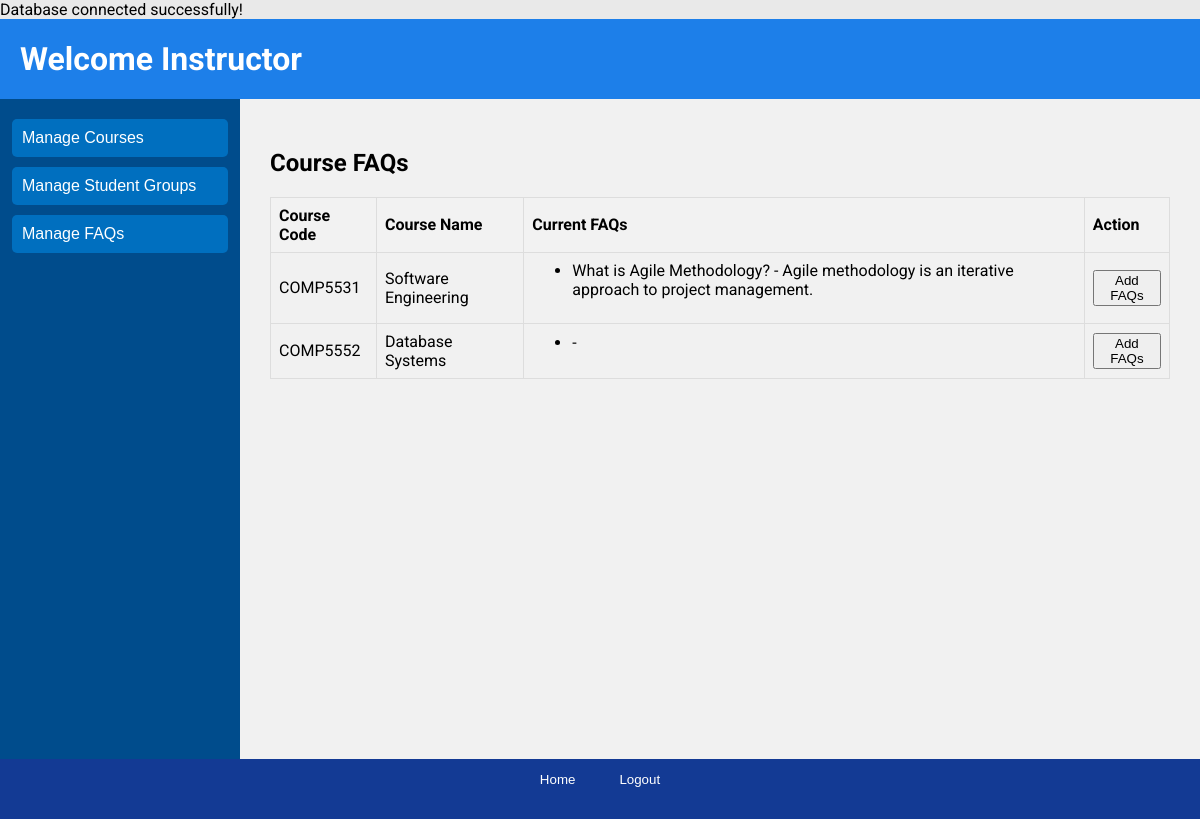
Screenshot of /users/instructor/manage_faqs.php (signed in) with the database file from the repository.
### tables this page shows
CREATE TABLE IF NOT EXISTS Course (
  CourseID INT AUTO_INCREMENT PRIMARY KEY,
  CourseCode VARCHAR(10) UNIQUE NOT NULL,
  Name VARCHAR(255),
  StartDate DATE,
  EndDate DATE
);

CREATE TABLE IF NOT EXISTS FAQ (
  FAQID INT AUTO_INCREMENT PRIMARY KEY,
  Question TEXT NOT NULL,
  Answer TEXT,
  ContributorID INT,
  CourseID INT DEFAULT NULL,
  FOREIGN KEY (ContributorID) REFERENCES `User`(UserID) ON DELETE CASCADE,
  FOREIGN KEY (CourseID) REFERENCES Course(CourseID) ON DELETE CASCADE
);

### users/instructor/manage_faqs.php (the view, shortened to what this page needs)
<?php
require_once '../../database.php';
try {
    $instructorID = $_SESSION["user"]["UserID"];
    $query = "SELECT c.CourseCode, c.Name AS CourseName, f.Question, f.Answer
              FROM Course c
              LEFT JOIN FAQ f ON c.CourseID = f.CourseID
              JOIN CourseInstructor ci ON c.CourseID = ci.CourseID
              WHERE ci.InstructorID = :instructorID
              ORDER BY c.CourseCode, f.Question";
    $stmt = $pdo->prepare($query);
    $stmt->execute(['instructorID' => $instructorID]);
    $faqsByCourse = [];
    while ($row = $stmt->fetch(PDO::FETCH_ASSOC)) {
        $faqsByCourse[$row['CourseCode']][] = $row;
    }
} catch (PDOException $e) {
    die("Could not connect to the database: " . $e->getMessage());
}
?>
<!DOCTYPE html>
<html lang="en">
<head>
    <link rel="stylesheet" href="../../css/index.css">
</head>
<body>
    <div class="page">
        <header class="header">
            <h1>Welcome Instructor</h1>
        </header>
        <div class="sidebar">
            <button onclick="location.href='manage_courses.php'">Manage Courses</button>
            <button onclick="location.href='manage_student_groups.php'">Manage Student Groups</button>
            <button onclick="location.href='manage_faqs.php'">Manage FAQs</button>
        </div>
        <main class="main">
            <h2>Course FAQs</h2>
            <table>
                <thead>
                    <tr>
                        <th>Course Code</th>
                        <th>Course Name</th>
                        <th>Current FAQs</th>
                        <th>Action</th>
                    </tr>
                </thead>
                <tbody>
                    <?php foreach ($faqsByCourse as $courseCode => $faqs): ?>
                        <tr>
                            <td><?php echo htmlspecialchars($courseCode); ?></td>
                            <td><?php echo htmlspecialchars($faqs[0]['CourseName']); ?></td>
                            <td>
                                <ul>
                                    <?php foreach ($faqs as $faq): ?>
                                        <li><?php echo htmlspecialchars($faq['Question']); ?> - <?php echo htmlspecialchars($faq['Answer']); ?></li>
                                    <?php endforeach; ?>
                                </ul>
                            </td>
                            <td>
                                <button onclick="openModal('<?php echo htmlspecialchars($courseCode); ?>')">Add FAQs</button>
                            </td>
                        </tr>
                    <?php endforeach; ?>
                </tbody>
            </table>
        </main>
        <footer class="footer">
            <button onclick="location.href='../home.php'">Home</button>
            <button onclick="location.href='../../logout.php'">Logout</button>
        </footer>
    </div>
</body>
</html>

### css/global.css (style rules this page uses)
:root { --white: #fffffe; --red10: #e25454; --red20: #cb4c4c; --green10: #75bb45; --green20: #68a83e; --blue10: #78C0E0; --blue20: #449DD1; --blue25: #3a83ad; --blue30: #192BC2; --blue40: #004C8C; --blue45: #013763; --blue50: #150578; --blue60: #0E0E52; --button: 500 0.875rem/1rem Roboto; }

### css/home.css (style rules this page uses)
body { font-family: "Roboto", Arial, sans-serif; margin: 0; background-color: #e9e9e9; }
.page { display: grid; grid-template-columns: 20% 1fr; grid-template-rows: 80px 1fr 60px; block-size: 100vh; grid-template-areas: "header header" "sidebar main" "footer footer"; }
.page .header { grid-area: header; background-color: #0e78eaed; color: white; padding-left: 20px; }
.page .sidebar { grid-area: sidebar; background-color: #004c8c; display: flex; flex-direction: column; align-items: center; gap: 10px; padding-top: 20px; }
.sidebar button { display: block; width: 90%; padding: 10px; font-size: 16px; color: white; background-color: #006fbf; border: none; border-radius: 5px; cursor: pointer; text-align: left; }
.page .main { grid-area: main; padding: 30px; background-color: #f1f1f1; overflow-y: auto; }
.page .footer { grid-area: footer; background-color: #133a94; color: white; padding: 10px; text-align: center; }
.footer button { background: none; border: none; color: white; padding: 1px 20px; cursor: pointer; }

### css/login.css (style rules this page uses)
body { font-family: "Roboto", Arial, sans-serif; margin: 0 ; }

### users/instructor/manage_faqs.php (style rules this page uses)
table { border-collapse: collapse; width: 100%; }
th, td { border: 1px solid #dddddd; text-align: left; padding: 8px; }
th { background-color: #f2f2f2; }

### rows the page displays
course: Name "Software Engineering"
faq: Question "What is Agile Methodology?", Answer "Agile methodology is an iterative approach to project management."
course: Name "Database Systems"

### other values shown
$courseCode "COMP5531"
$courseCode "COMP5552"
